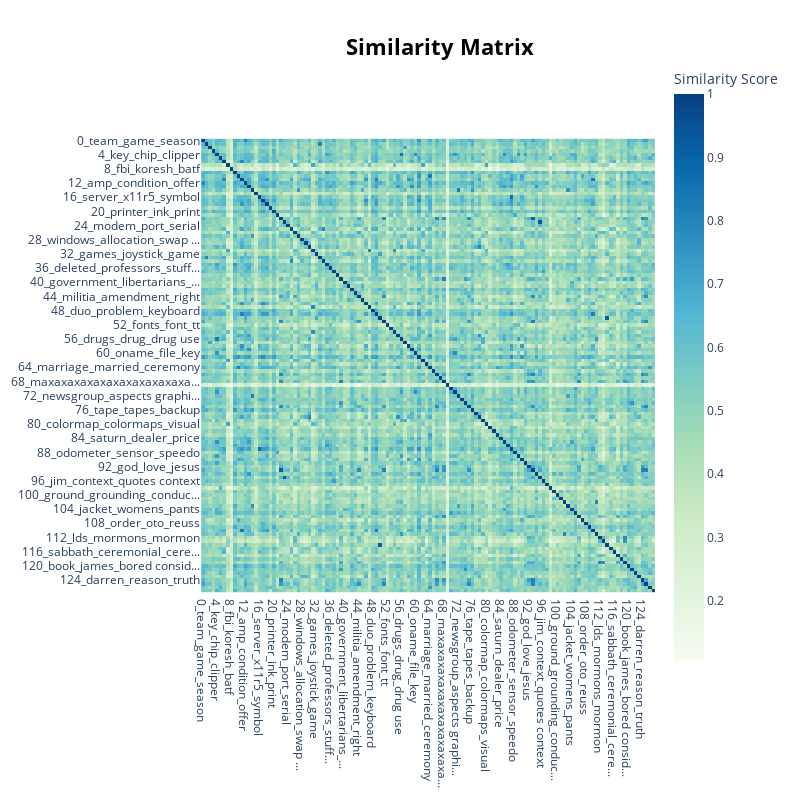

Notebook source saved alongside this figure:
### Code cell
model.visualize_heatmap()

### Figure 1 — Plotly figure (JSON) as saved in the notebook; plotly's stock layout.template omitted (floating-point values rounded to 4 significant figures; data arrays with more than 128 entries replaced by an {"elided": "..."} marker saying what was removed)
{"data": [{"coloraxis": "coloraxis", "hovertemplate": "x: %{x}<br>y: %{y}<br>Similarity Score: %{z}<extra></extra>", "name": "0", "type": "heatmap", "x": ["0_team_game_season", "1_patients_msg_medical", "2_space_launch_nasa", "3_car_bike_cars", "4_key_chip_clipper", "5_card_monitor_video", "6_israel_israeli_arab", "7_nan_nan nan_tuna", "8_fbi_koresh_batf", "9_image_jpeg_gif", "10_ram_ibm_os", "11_post_ted_posts", "12_amp_condition_offer", "13_gun_guns_crime", "14_ditto_hello huh_art hello", "15_window_widget_application", "16_server_x11r5_symbol", "17_speed_fpu_mhz", "18_send requests_requests_s...", "19_den_points_polygon", "20_printer_ink_print", "21_hell_god_eternal", "22_gay_homosexual_men", "23_moral_objective_morality", "24_modem_port_serial", "25_islam_islamic_muslims", "26_blacks_death penalty_cri...", "27_simms_simm_ram", "28_windows_allocation_swap ...", "29_drive_drives_boot", "30_armenian_turkish_armenians", "31_clinton_bush_administrat...", "32_games_joystick_game", "33_modem_fax_modems", "34_oil_drain_r12", "35_uv_radio_ham", "36_deleted_professors_stuff...", "37_scsi_scsi2_scsi1", "38_judas_bible_books", "39_tax_taxes_deficit", "40_government_libertarians_...", "41_weaver_trial_cooper", "42_science_methodology_scie...", "43_atheists_atheism_god", "44_militia_amendment_right", "45_xfree86_binaries_server", "46_greek_greece_turkish", "47_phone_dial_number", "48_duo_problem_keyboard", "49_stephanopoulos_mr stepha...", "50_god_exist_existence", "51_radar_detector_radar det...", "52_fonts_font_tt", "53_armenians_said_apartment", "54_cds_picture_cd", "55_lane_car_130", "56_drugs_drug_drug use", "57_nt_windows_windows nt", "58_sound_midi_driver", "59_wave_harley_riders", "60_oname_file_key", "61_jews_nazi_nazis", "62_mouse_ball_driver", "63_data_ftp_images", "64_marriage_married_ceremony", "65_ra_satan_god", "66_room_summer_bedroom", "67_tomb_jesus_disciples", "68_maxaxaxaxaxaxaxaxaxaxaxa...", "69_helmet_liner_cb", "70_countersteering_bike_tec...", "71_revolver_gun_safety", "72_newsgroup_aspects graphi...", "73_books_book_vinge", "74_truth_absolute_bible", "75_hb_sb_committee", "76_tape_tapes_backup", "77_disks_applelink_cd", "78_drunk_dwi_alcohol", "79_iran_iranian_1371", "80_colormap_colormaps_visual", "81_scope_scopes_generator", "82_ftp_know ftp_thanks", "83_voice_celp_sampling", "84_saturn_dealer_price", "85_water_cooling_steam", "86_keyboard_widget_window", "87_scanner_scanners_grayscale", "88_odometer_sensor_speedo", "89_windows_ini_ini files", "90_dog_dogs_bike", "91_mary_maria_sin", "92_god_love_jesus", "93_amp_bell_ampere", "94_homosexuality_sex_homose...", "95_japanese_courses_univers...", "96_jim_context_quotes context", "97_keycode_numlock_xtermmap", "98_battery_batteries_zinc", "99_gre_test_explanations", "100_ground_grounding_conduc...", "101_ticket_tickets_northwest", "102_weapons_plutonium_weapon", "103_insurance_car_state farm", "104_jacket_womens_pants", "105_easter_resurrection_pagan", "106_cview_temp_temp files", "107_motif_bindings_code", "108_order_oto_reuss", "109_powerpc_powerbook_apple", "110_ticket_cop_court", "111_pope_church_schism", "112_lds_mormons_mormon", "113_stephanopoulos_mr steph...", "114_pds_nubus_slot", "115_tempest_monitor_compari...", "116_sabbath_ceremonial_cere...", "117_kirlian_photography_kir...", "118_church_churches_cell", "119_1st_cover_appears", "120_book_james_bored consid...", "121_copy protection_protect...", "122_dos_dos6_qemm", "123_holy spirit_holy_god", "124_darren_reason_truth", "125_internet_privacy_anonym...", "126_plastic_paint_wax", "127_drive_cable_hard"], "xaxis": "x", "y": ["0_team_game_season", "1_patients_msg_medical", "2_space_launch_nasa", "3_car_bike_cars", "4_key_chip_clipper", "5_card_monitor_video", "6_israel_israeli_arab", "7_nan_nan nan_tuna", "8_fbi_koresh_batf", "9_image_jpeg_gif", "10_ram_ibm_os", "11_post_ted_posts", "12_amp_condition_offer", "13_gun_guns_crime", "14_ditto_hello huh_art hello", "15_window_widget_application", "16_server_x11r5_symbol", "17_speed_fpu_mhz", "18_send requests_requests_s...", "19_den_points_polygon", "20_printer_ink_print", "21_hell_god_eternal", "22_gay_homosexual_men", "23_moral_objective_morality", "24_modem_port_serial", "25_islam_islamic_muslims", "26_blacks_death penalty_cri...", "27_simms_simm_ram", "28_windows_allocation_swap ...", "29_drive_drives_boot", "30_armenian_turkish_armenians", "31_clinton_bush_administrat...", "32_games_joystick_game", "33_modem_fax_modems", "34_oil_drain_r12", "35_uv_radio_ham", "36_deleted_professors_stuff...", "37_scsi_scsi2_scsi1", "38_judas_bible_books", "39_tax_taxes_deficit", "40_government_libertarians_...", "41_weaver_trial_cooper", "42_science_methodology_scie...", "43_atheists_atheism_god", "44_militia_amendment_right", "45_xfree86_binaries_server", "46_greek_greece_turkish", "47_phone_dial_number", "48_duo_problem_keyboard", "49_stephanopoulos_mr stepha...", "50_god_exist_existence", "51_radar_detector_radar det...", "52_fonts_font_tt", "53_armenians_said_apartment", "54_cds_picture_cd", "55_lane_car_130", "56_drugs_drug_drug use", "57_nt_windows_windows nt", "58_sound_midi_driver", "59_wave_harley_riders", "60_oname_file_key", "61_jews_nazi_nazis", "62_mouse_ball_driver", "63_data_ftp_images", "64_marriage_married_ceremony", "65_ra_satan_god", "66_room_summer_bedroom", "67_tomb_jesus_disciples", "68_maxaxaxaxaxaxaxaxaxaxaxa...", "69_helmet_liner_cb", "70_countersteering_bike_tec...", "71_revolver_gun_safety", "72_newsgroup_aspects graphi...", "73_books_book_vinge", "74_truth_absolute_bible", "75_hb_sb_committee", "76_tape_tapes_backup", "77_disks_applelink_cd", "78_drunk_dwi_alcohol", "79_iran_iranian_1371", "80_colormap_colormaps_visual", "81_scope_scopes_generator", "82_ftp_know ftp_thanks", "83_voice_celp_sampling", "84_saturn_dealer_price", "85_water_cooling_steam", "86_keyboard_widget_window", "87_scanner_scanners_grayscale", "88_odometer_sensor_speedo", "89_windows_ini_ini files", "90_dog_dogs_bike", "91_mary_maria_sin", "92_god_love_jesus", "93_amp_bell_ampere", "94_homosexuality_sex_homose...", "95_japanese_courses_univers...", "96_jim_context_quotes context", "97_keycode_numlock_xtermmap", "98_battery_batteries_zinc", "99_gre_test_explanations", "100_ground_grounding_conduc...", "101_ticket_tickets_northwest", "102_weapons_plutonium_weapon", "103_insurance_car_state farm", "104_jacket_womens_pants", "105_easter_resurrection_pagan", "106_cview_temp_temp files", "107_motif_bindings_code", "108_order_oto_reuss", "109_powerpc_powerbook_apple", "110_ticket_cop_court", "111_pope_church_schism", "112_lds_mormons_mormon", "113_stephanopoulos_mr steph...", "114_pds_nubus_slot", "115_tempest_monitor_compari...", "116_sabbath_ceremonial_cere...", "117_kirlian_photography_kir...", "118_church_churches_cell", "119_1st_cover_appears", "120_book_james_bored consid...", "121_copy protection_protect...", "122_dos_dos6_qemm", "123_holy spirit_holy_god", "124_darren_reason_truth", "125_internet_privacy_anonym...", "126_plastic_paint_wax", "127_drive_cable_hard"], "yaxis": "y", "z": {"elided": "128x128 float values"}}], "layout": {"coloraxis": {"colorbar": {"title": {"text": "Similarity Score"}}, "colorscale": [[0, "rgb(247,252,240)"], [0.125, "rgb(224,243,219)"], [0.25, "rgb(204,235,197)"], [0.375, "rgb(168,221,181)"], [0.5, "rgb(123,204,196)"], [0.625, "rgb(78,179,211)"], [0.75, "rgb(43,140,190)"], [0.875, "rgb(8,104,172)"], [1, "rgb(8,64,129)"]]}, "height": 800, "hoverlabel": {"bgcolor": "white", "font": {"family": "Rockwell", "size": 16}}, "legend": {"title": {"text": "Trend"}}, "margin": {"t": 60}, "showlegend": true, "title": {"font": {"color": "Black", "size": 22}, "text": "<b>Similarity Matrix", "x": 0.55, "xanchor": "center", "y": 0.95, "yanchor": "top"}, "width": 800, "xaxis": {"anchor": "y", "constrain": "domain", "domain": [0, 1], "scaleanchor": "y"}, "yaxis": {"anchor": "x", "autorange": "reversed", "constrain": "domain", "domain": [0, 1]}}}
